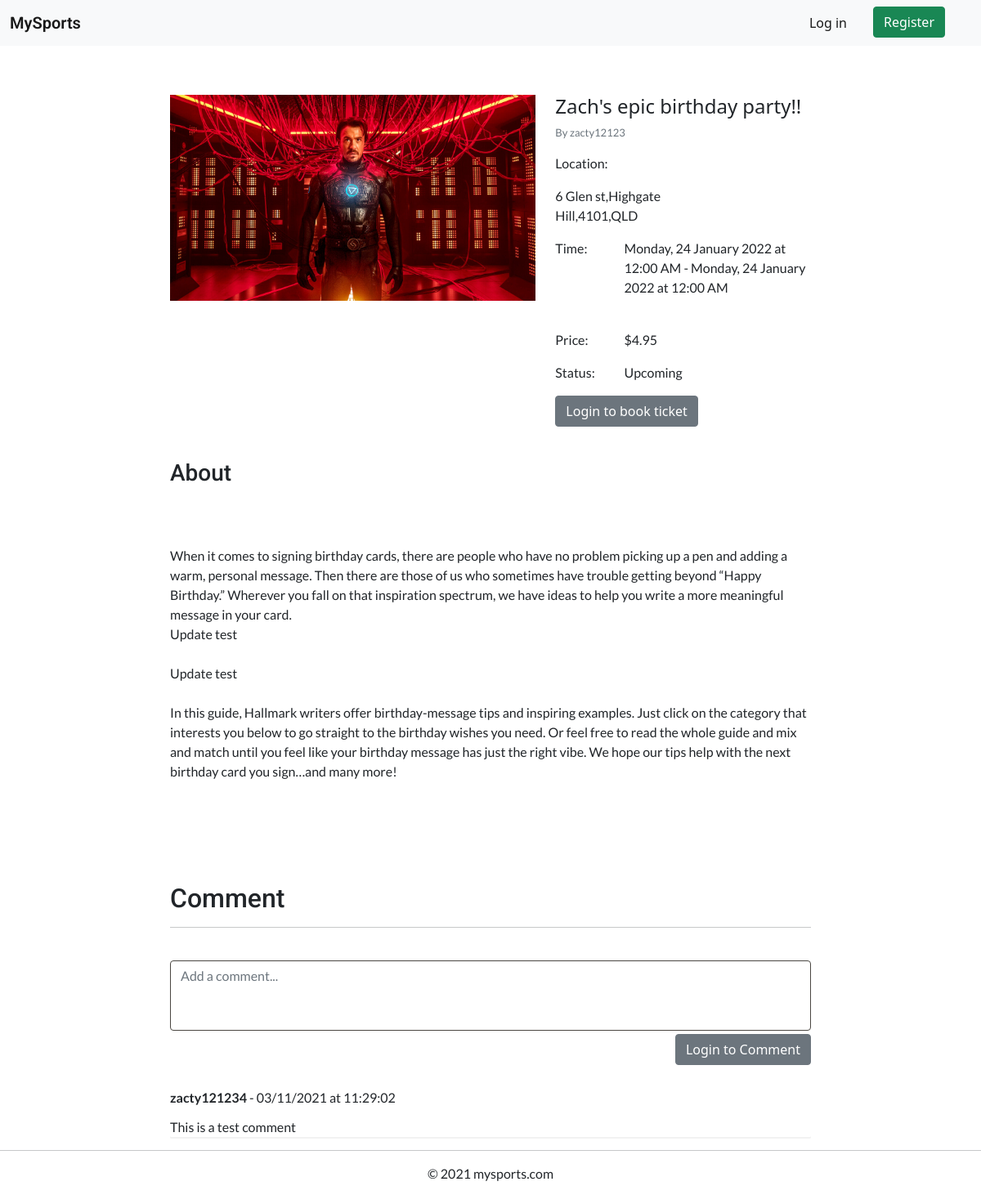
The page /view-details/1 on the database its author committed.
### website/models.py (models this page shows, shortened)
class Event(db.Model):
    __tablename__ = 'events'
    event_id = db.Column(db.Integer, primary_key=True, autoincrement=True)
    title = db.Column(db.String(80))
    description = db.Column(db.String(2000))
    sport = db.Column(db.String(20))
    image = db.Column(db.String(100))
    venue = db.Column(db.String(50))
    address = db.Column(db.String(150))
    start_time = db.Column(db.DateTime())
    end_time = db.Column(db.DateTime())
    status = db.Column(db.String(15))
    tickets_total = db.Column(db.Integer())
    price = db.Column(db.Float())
    user_id = db.Column(db.Integer(), db.ForeignKey('users.user_id'))
    orders = db.relationship('Order')
    comments = db.relationship('Comment')
    @property
    def is_owner(self) -> bool:
        return (self.user == current_user)
    @property
    def user(self) -> User:
        return User.query.filter_by(user_id=self.user_id).first()
    @property
    def tickets_sold(self) -> int:
        tickets_sold = 0
        for order in self.orders:
            tickets_sold += order.ticket_quantity
        return tickets_sold
    @property
    def tickets_remaining(self) -> int:
        return self.tickets_total - self.tickets_sold
    def formatted_time(self, time:datetime):
        return '{}, {} {} {} at {}'.format(get_day(time.weekday()),
                                                time.day,
                                                get_month(time.month - 1),
                                                time.year,
                                                time.strftime("%I:%M %p"))

class User(db.Model, UserMixin):
    __tablename__='users' # good practice to specify table name
    user_id = db.Column(db.Integer, primary_key=True, autoincrement=True)
    username = db.Column(db.String(20), index=True, unique=True)
    email = db.Column(db.String(100), index=True, unique=True)
    contact_number = db.Column(db.Integer, unique=True, index=True)
    password_hash = db.Column(db.String(255), nullable=False)
    comments = db.relationship('Comment')
    events = db.relationship('Event')
    orders = db.relationship('Order')

class Comment(db.Model):
    __tablename__ = 'comments'
    comment_id = db.Column(db.Integer, primary_key=True, autoincrement=True)
    text = db.Column(db.String(400))
    date_of_creation = db.Column(db.DateTime)
    user_id = db.Column(db.Integer, db.ForeignKey('users.user_id'))
    event_id = db.Column(db.Integer, db.ForeignKey('events.event_id'))
    @property
    def user(self) -> User:
        return User.query.filter_by(user_id=self.user_id).first()

### website/views.py (the view, shortened to what this page needs)
@bp.route('/view-details/<event_id>', methods=['GET', 'POST'])
def view_details(event_id):
    event:Event = Event.query.filter_by(event_id=event_id).first()
    cform = CommentForm()
    oform = OrderForm()
    oform.max = event.tickets_remaining
    return render_template('view_details.html', event=event, oform=oform, cform=cform)

### website/forms.py (shortened to what this page needs)
class CommentForm(FlaskForm):
    text = TextAreaField(label='', validators=[InputRequired(), Length(max=400)])

class OrderForm(FlaskForm):
    ticket_quantity = IntegerField(label='')
    max = 100

### website/models.py (called while the page is built)
def get_day(day:int):
    return days_of_week[day]

def get_month(month:int):
    return months[month]

### website/templates/view_details.html (shortened to what this page needs)
{% extends "base.html" %}
{% import "bootstrap/wtf.html" as wtf %}
{% block content %}
<div class="div-3"></div>
<div class="container-fluid">
  <div class="col col-md-8 mx-auto">
    <div class="row">
      <div class="col-lg-7">
        <img class="image-centered" src="{{ url_for('.download', filename=event.image) }}">
      </div>
      <div class="col-lg-5">
        <div class="centered">
          <h4>{{ event.title }}</h4>
          <p class="mylead text-muted">By {{ event.user.username }}</p>
        </div>
        <div class="row">
          <div class="col">
            <p>Location:</p>
          </div>
          <div class="col-9">
            <p>{{ event.address }}</p>
          </div>
        </div>
        <div class="row">
          <div class="col">
            <p>Time:</p>
          </div>
          <div class="col-9">
            <p>{{ event.formatted_time(event.start_time) }} - {{ event.formatted_time(event.start_time) }}</p>
          </div>
        </div>
        <br>
        <div class="row">
          <div class="col">
            <p>Price:</p>
          </div>
          <div class="col-9">
            <p>${{ event.price }}</p>
          </div>
        </div>
        <div class="row">
          <div class="col">
            <p>Status:</p>
          </div>
          <div class="col-9">
            <p>{{ event.status }}</p>
          </div>
        </div>
        {% if not event.is_owner %}
        {% if current_user.is_authenticated %}
        <button type="button" data-bs-toggle="modal" data-bs-target="#ticketmodal"
          class="btn btn-success float-right">Book ticket</button>
        {% else %}
        <a href="{{ url_for('auth.login', next=url_for(request.endpoint, **request.view_args)) }}"
          class="btn btn-secondary">Login to book ticket</a>
        {% endif %}
        {% endif %}
      </div>
    </div>
    <div class="div-2"></div>
    <h3 class="mytitle centered">About</h3>
    <div class="div-2"></div>
    <p style="white-space: pre-line">
      {{ event.description }}
    </p>
    <div class="div-3"></div>
    <h2 class="mytitle">Comment</h2>
    <hr>
    <div class="form-group">
      <form action="" method="post">
        {{ wtf.form_field(cform.text, class='form-control', style='resize: none', rows='3',
        placeholder='Add a comment...')}}
        {% if current_user.is_authenticated %}
        <button type="submit" class="btn btn-primary float-right mt-1" type="submit">Post</button>
        {% else %}
        <a href="{{ url_for('auth.login', next=url_for(request.endpoint, **request.view_args)) }}"
          class="btn btn-secondary float-right mt-1">Login to Comment</a>
        {% endif %}
      </form>
    </div>
    <div class="div-3"></div>
    {% for comment in event.comments %}
    <div class="comment-container">
      <div class="comment-header">
        <p><strong>{{ comment.user.username }}</strong> - {{ comment.date_of_creation.strftime("%d/%m/%Y at %H:%M:%S")
          }}</p>
      </div>
      <p class="comment-text">{{ comment.text }}</p>
    </div>
    {% endfor %}
  </div>
</div>
{% endblock %}

### website/templates/base.html (shortened to what this page needs)
<!doctype html>
<html>
<head>
  <link rel="stylesheet" href="{{ url_for('static', filename='css/style.css') }}">
    <link href="https://cdn.jsdelivr.net/npm/bootstrap@5.1.0/dist/css/bootstrap.min.css" rel="stylesheet"
>
  </head>
<body>
    <nav class="navbar navbar-expand-lg navbar-light bg-light">
        <div class="container-fluid">
          <a class="navbar-brand" href="{{ url_for('main.index') }}">MySports</a>
          <div class="collapse navbar-collapse" id="navbarScroll">
            <div class="div-1"></div>
              {% if current_user.is_authenticated %}
              <ul class="navbar-nav my-2 my-lg-0 d-flex ms-auto me-4" >
                <li class="nav-item dropdown">
                  <a class="nav-link dropdown-toggle" href="#" id="navbarDropdownMenuLink" role="button" data-bs-toggle="dropdown" aria-expanded="false">
                  Welcome, {{ current_user.username }}
                </a>
                <ul class="dropdown-menu" aria-labelledby="navbarDropdownMenuLink">
                  <li><a class="dropdown-item" href="{{ url_for('main.create_event') }}">Create an event</a></li>
                  <li><a class="dropdown-item" href="{{ url_for('main.booked_events') }}">View booked events</a></li>
                  <li><a class="dropdown-item" href="{{ url_for('main.manage_events') }}">Manage my events</a></li>
                  <li><a class="dropdown-item" href="{{ url_for('auth.logout') }}">Logout</a></li>
                </ul>
                {% else %}
                <ul class="navbar-nav my-2 my-lg-0 d-flex ms-auto me-4">
                  <li class="nav-item">
                    <a class="nav-link active me-4" aria-current="page" href="{{ url_for('auth.login') }}">Log in</a>
                  </li>
                  <li>
                    <form class="form me-2" action="{{ url_for('auth.register') }}">
                      <button type="submit" class="btn btn-success">Register</button>
                    </form>
                  </li>
                </ul>
                {% endif %}
          </div>
        </div>
      </nav>
    <main>
        {% block content %}{% endblock %}
    </main>
    <footer>
        <div class="myfooter">
            <hr>
            <p>© 2021 mysports.com</p>
            <div style="padding: 30px;"></div>
        </div>
    </footer>
</body>
</html>

### website/static/css/style.css (style rules this page uses)
.myfooter { text-align: center; }
.mytitle { font-family: 'Roboto', sans-serif; }
.mylead { font-family: 'Lato', sans-serif; font-size: small; }
.div-1 { padding: 10px; }
.div-2 { padding: 20px; }
.div-3 { padding: 30px; }
p { font-family: 'Lato', sans-serif; }
.navbar-brand { font-family: 'Roboto', sans-serif; font-weight: 600; font-size: 25px; }
.form-control, .form-select { border-color: #4a4742 !important; font-family: 'Lato', sans-serif; }
body, html { height: 100%; }
.image-centered { display: block; margin-left: auto; margin-right: auto; width: 100%; }
div.comment-container p { margin-bottom: 0; }
div.comment-container { box-shadow: 0px 2px 0px 0px rgb(0 0 0 / 5%); border-radius: 0.1rem; margin: 10px 0; }
div.comment-header { margin-bottom: 12px; }
.float-right { float: right; }

### rows shown on the page
Event: image (picture), title "Zach's epic birthday party!!", address "6 Glen st,Highgate Hill,4101,QLD", formatted_time "Monday, 24 January 2022 at 12:00 AM", price "4.95", status "Upcoming", description "When it comes to signing birthday cards, there are people who have no problem picking up a pen and adding a warm, personal message. Then there are those of us who sometimes have trouble getting beyond “Happy Birthday.” Wherever you fall on that inspiration spectrum, we have ideas to help you write a more meaningful message in your card. Update test Update test In this guide, Hallmark writers offer birthday-message tips and inspiring examples. Just click on the category that interests you below to go straight to the birthday wishes you need. Or feel free to read the whole guide and mix and match until you feel like your birthday message has just the right vibe. We hope our tips help with the…"
User: user.username "zacty12123"
Comment: user.username "zacty121234", date_of_creation "03/11/2021 at 11:29:02", text "This is a test comment"
